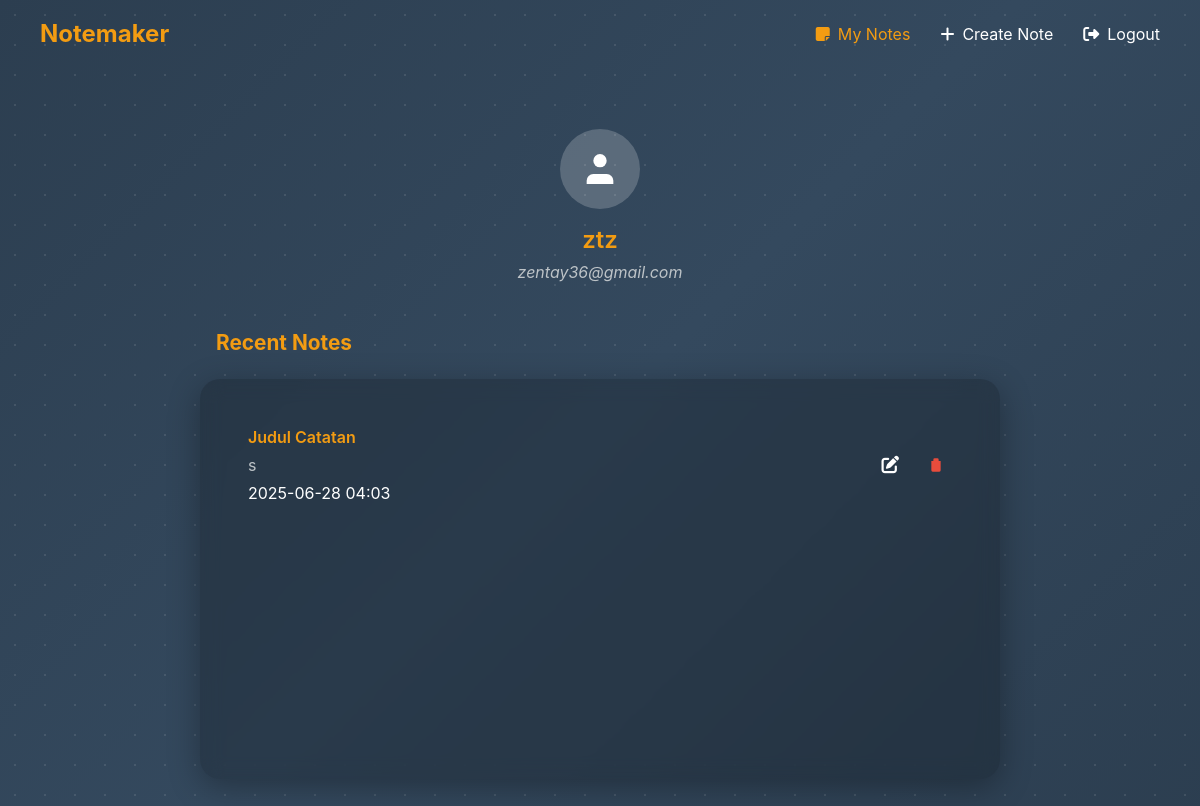
Page /home (signed in) on the earlier database version.
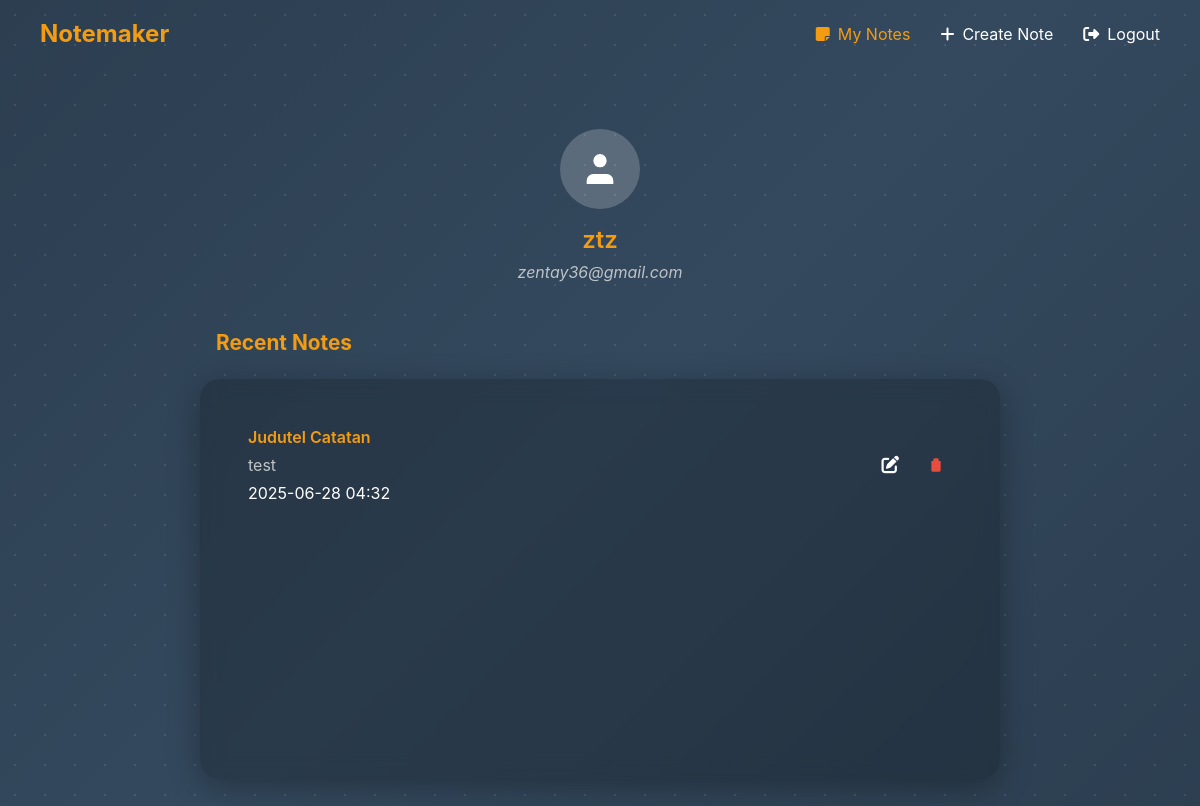
Same page on the later database version.
### app/models.py (models this page shows, shortened)
class User(UserMixin, db.Model):
    id = db.Column(db.Integer, primary_key=True)
    username = db.Column(db.String(150), unique=True, nullable=False)
    password_hash = db.Column(db.String(256), nullable=False)
    email = db.Column(db.String(150), unique=True, nullable=False)
    notes = db.relationship('Note', backref='author', lazy='dynamic')

class Note(db.Model):
    id = db.Column(db.Integer, primary_key=True)
    title = db.Column(db.String(200), nullable=False)
    content = db.Column(db.Text, nullable=False)
    date_created = db.Column(db.DateTime, nullable=False, default=datetime.utcnow)
    user_id = db.Column(db.Integer, db.ForeignKey('user.id'), nullable=False)

### app/routes.py (the view)
@main.route('/home', methods=['GET'])
@login_required
def home():
    delete_form = DeleteNoteForm()
    user_notes = current_user.notes.order_by(Note.date_created.desc()).all()
    return render_template('home.html', notes=user_notes, form=delete_form)

### app/__init__.py (called while the page is built)
def create_app():
    app = Flask(__name__)
    app.config.from_pyfile('../config.py')
    db.init_app(app)
    login_manager.init_app(app)
    login_manager.login_view = 'main.login'
    login_manager.login_message = "You must be logged in to access this page."
    login_manager.login_message_category = "danger"
    csrf.init_app(app)
    from app.models import User
    @login_manager.user_loader
    def load_user(user_id):
        return User.query.get(int(user_id))
    from app.routes import main as main_blueprint
    app.register_blueprint(main_blueprint)
    return app

### app/templates/home.html (shortened to what this page needs)
{% extends "base.html" %}
{% block main_content %}
    <section class="notes-section" style="width: 100%;">
        <div class="main-content">
            <div class="user-profile">
                <div class="profile-avatar">
                    <svg class="icon" viewBox="0 0 24 24" fill="currentColor" style="width: 40px; height: 40px;">
                        <path d="M20 21v-2a4 4 0 0 0-4-4H8a4 4 0 0 0-4 4v2"/>
                        <circle cx="12" cy="7" r="4"/>
                    </svg>
                </div>
                <div class="username">{{ current_user.username }}</div>
                <div class="user-email">{{ current_user.email }}</div>
            </div>
            <div class="notes-wrapper">
                <div class="notes-header">
                    <h4>Recent Notes</h4>
                </div>
                <div class="notes-container">
                    {% if notes %}
                        {% for note in notes %}
                            <div class="note-item" data-view-url="{{ url_for('main.view_note', note_id=note.id) }}">
                                <div class="note-content">
                                    <div class="note-title">{{ note.title }}</div>
                                    <div class="note-description">{{ note.content[:150] }}{% if note.content|length > 150 %}...{% endif %}</div>
                                    <div class="note-date">{{ note.date_created.strftime('%Y-%m-%d %H:%M') }}</div>
                                </div>
                                <div class="note-actions">
                                    <a href="{{ url_for('main.edit_note', note_id=note.id) }}" class="edit-btn" title="Edit note">
                                        <i class="fas fa-edit"></i>
                                    </a>
                                    <form action="{{ url_for('main.delete_note', note_id=note.id) }}" method="POST" style="display:inline;">
                                        <button type="submit" class="delete-btn" title="Delete note" onclick="event.stopPropagation(); return confirm('Are you sure you want to delete this note?');">
                                            <svg width="16" height="16" viewBox="0 0 24 24" fill="currentColor">
                                                <path d="M3 6h18m-2 0v14a2 2 0 0 1-2 2H7a2 2 0 0 1-2-2V6m3 0V4a2 2 0 0 1 2-2h4a2 2 0 0 1 2 2v2"/>
                                                <line x1="10" y1="11" x2="10" y2="17"/>
                                                <line x1="14" y1="11" x2="14" y2="17"/>
                                            </svg>
                                        </button>
                                    </form>
                                </div>
                            </div>
                        {% endfor %}
                    {% else %}
                        <p>No notes yet! <a href="{{ url_for('main.create_note') }}" class = "blank-note">Create your first note.</a></p>
                    {% endif %}
                </div>
            </div>
        </div>
    </section>
{% endblock %}

### app/templates/base.html (shortened to what this page needs)
<!DOCTYPE html>
<html lang="en">
<head>
    <link rel="stylesheet" href="{{ url_for('static', filename='style.css') }}">
    <link rel="stylesheet" href="https://cdnjs.cloudflare.com/ajax/libs/font-awesome/6.5.2/css/all.min.css">
</head>
<body>
    <nav class="navbar">
        <div class="logo">
            Notemaker
        </div>
        <ul class="nav-links">
            {% if current_user.is_authenticated %}
                <li {% if request.endpoint == 'main.home' or request.endpoint == 'main.view_note' or request.endpoint == 'main.edit_note' %}class="active"{% endif %}><a href="{{ url_for('main.home') }}"><i class="fas fa-sticky-note"></i> My Notes</a></li>
                <li {% if request.endpoint == 'main.create_note' %}class="active"{% endif %}><a href="{{ url_for('main.create_note') }}"><i class="fas fa-plus"></i> Create Note</a></li>
                <li><a href="{{ url_for('main.logout') }}" onclick="return confirmLogout(event)"><i class="fas fa-sign-out-alt"></i> Logout</a></li>
            {% endif %}
        </ul>
    </nav>
    {% block main_content %}{% endblock %}
</body>
</html>

### app/static/style.css (style rules this page uses)
* { margin: 0; padding: 0; box-sizing: border-box; }
body { font-family: -apple-system, BlinkMacMacSystemFont, 'Segoe UI', Roboto, Oxygen, Ubuntu, Cantarell, sans-serif; background: linear-gradient(135deg, #2c3e50 0%, #34495e 50%, #2c3e50 100%); min-height: 100vh; color: white; overflow-x: hidden; position: relative; }
body::before { content: ''; position: fixed; top: 0; left: 0; width: 100%; height: 100%; background-image: radial-gradient(circle, rgba(255,255,255,0.1) 1px, transparent 1px); background-size: 30px 30px; pointer-events: none; z-index: 0; }
.navbar { display: flex; justify-content: space-between; align-items: center; padding: 20px 40px; position: relative; z-index: 10; }
.logo { font-size: 24px; font-weight: bold; color: #f39c12; line-height: 1.2; }
.nav-links { display: flex; gap: 30px; list-style: none; }
.nav-links a { color: white; text-decoration: none; display: flex; align-items: center; gap: 8px; transition: color 0.3s ease; cursor: pointer; }
.nav-links li.active a { color: #f39c12 !important; }
.notes-section { min-height: calc(100vh - 80px); display: flex; flex-direction: column; align-items: center; padding: 60px 40px; gap: 60px; position: relative; z-index: 5; width: 100%; max-width: 1200px; margin: 0 auto; }
.main-content { display: flex; flex-direction: column; align-items: center; padding: 0; gap: 3rem; width: 100%; }
.user-profile { text-align: center; }
.notes-wrapper { width: 100%; max-width: 800px; margin: 0 auto; display: flex; flex-direction: column; gap: 1.5rem; position: relative; }
.profile-avatar { width: 80px; height: 80px; background: rgba(255, 255, 255, 0.2); border-radius: 50%; display: flex; align-items: center; justify-content: center; margin: 0 auto 1rem; font-size: 2rem; }
.username { font-size: 1.5rem; font-weight: 600; color: #f39c12; margin-bottom: 0.5rem; }
.user-email { color: #bdc3c7; font-style: italic; }
.notes-container { width: 100%; max-width: 800px; height: 400px; overflow-y: auto; position: relative; background: rgba(0, 0, 0, 0.2); border-radius: 20px; padding: 2rem; backdrop-filter: blur(10px); box-shadow: 0 8px 32px rgba(0, 0, 0, 0.3); scrollbar-width: thin; scrollbar-color: #f39c12 rgba(255, 255, 255, 0.1); }
.notes-header { font-size: 1.3rem; font-weight: 600; color: #f39c12; margin-bottom: 0; display: flex; justify-content: space-between; align-items: center; padding: 0 1rem; width: 100%; }
.note-item { display: flex; justify-content: space-between; align-items: center; padding: 1rem; border-bottom: 1px solid rgba(255, 255, 255, 0.1); transition: all 0.3s ease; flex-wrap: nowrap; width: 100%; }
.note-item:last-child { border-bottom: none; }
.note-content { display: flex; flex-direction: column; gap: 0.5rem; cursor: pointer; flex: 1; min-width: 0; overflow-wrap: break-word; word-wrap: break-word; white-space: normal; padding-right: 1rem; }
.note-title { color: #f39c12; font-weight: 600; word-break: break-word; white-space: normal; }
.note-description { color: #bdc3c7; word-break: break-word; white-space: normal; }
.note-actions { display: flex; align-items: center; gap: 0.8rem; flex-shrink: 0; padding-left: 0.5rem; }
.delete-btn { color: #e74c3c; background: none; border: none; cursor: pointer; padding: 0.5rem; border-radius: 4px; transition: all 0.3s ease; display: flex; align-items: center; justify-content: center; line-height: 1; }
.icon { width: 16px; height: 16px; fill: currentColor; }
.edit-btn { color: white; background: none; border: none; cursor: pointer; padding: 0.5rem; border-radius: 4px; transition: all 0.3s ease; display: flex; align-items: center; justify-content: center; text-decoration: none; font-size: 1.1rem; }

Differences in the rows shown:
changed Note: title "Judul Catatan" → "Judutel Catatan"; content "s" → "test"; date_created "2025-06-28 04:03" → "2025-06-28 04:32"
